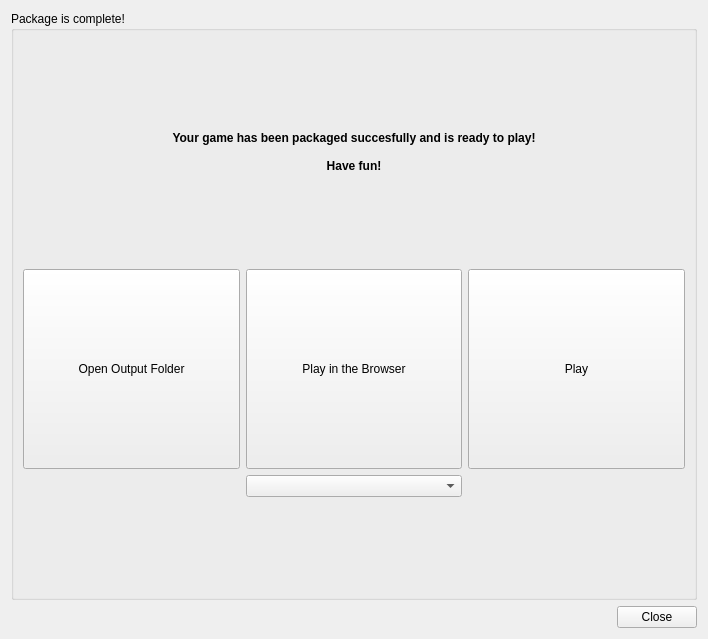
<?xml version="1.0" encoding="UTF-8"?>
<ui version="4.0">
 <class>DlgComplete</class>
 <widget class="QWidget" name="DlgComplete">
  <property name="geometry">
   <rect>
    <x>0</x>
    <y>0</y>
    <width>708</width>
    <height>639</height>
   </rect>
  </property>
  <property name="windowTitle">
   <string>Package is Complete!</string>
  </property>
  <layout class="QVBoxLayout" name="verticalLayout">
   <item>
    <widget class="QGroupBox" name="groupBox">
     <property name="title">
      <string>Package is complete! </string>
     </property>
     <layout class="QGridLayout" name="gridLayout">
      <item row="4" column="1">
       <widget class="QComboBox" name="cmbBrowser"/>
      </item>
      <item row="3" column="0">
       <widget class="QPushButton" name="btnOpenFolder">
        <property name="minimumSize">
         <size>
          <width>200</width>
          <height>200</height>
         </size>
        </property>
        <property name="text">
         <string>Open Output Folder</string>
        </property>
        <property name="iconSize">
         <size>
          <width>64</width>
          <height>64</height>
         </size>
        </property>
        <property name="flat">
         <bool>false</bool>
        </property>
       </widget>
      </item>
      <item row="1" column="0" colspan="3">
       <widget class="QLabel" name="label">
        <property name="text">
         <string>&lt;html&gt;&lt;head/&gt;&lt;body&gt;&lt;p align=&quot;center&quot;&gt;&lt;span style=&quot; font-weight:600;&quot;&gt;Your game has been packaged succesfully and is ready to play! &lt;br/&gt;&lt;br/&gt;Have fun!&lt;/span&gt;&lt;/p&gt;&lt;/body&gt;&lt;/html&gt;</string>
        </property>
        <property name="textFormat">
         <enum>Qt::RichText</enum>
        </property>
       </widget>
      </item>
      <item row="3" column="2">
       <widget class="QPushButton" name="btnPlayNative">
        <property name="minimumSize">
         <size>
          <width>200</width>
          <height>200</height>
         </size>
        </property>
        <property name="text">
         <string>Play</string>
        </property>
       </widget>
      </item>
      <item row="5" column="1">
       <spacer name="verticalSpacer">
        <property name="orientation">
         <enum>Qt::Vertical</enum>
        </property>
        <property name="sizeHint" stdset="0">
         <size>
          <width>20</width>
          <height>40</height>
         </size>
        </property>
       </spacer>
      </item>
      <item row="3" column="1">
       <widget class="QPushButton" name="btnPlayBrowser">
        <property name="minimumSize">
         <size>
          <width>200</width>
          <height>200</height>
         </size>
        </property>
        <property name="text">
         <string>Play in the Browser</string>
        </property>
        <property name="iconSize">
         <size>
          <width>64</width>
          <height>64</height>
         </size>
        </property>
       </widget>
      </item>
      <item row="2" column="1">
       <spacer name="verticalSpacer_2">
        <property name="orientation">
         <enum>Qt::Vertical</enum>
        </property>
        <property name="sizeHint" stdset="0">
         <size>
          <width>20</width>
          <height>40</height>
         </size>
        </property>
       </spacer>
      </item>
      <item row="0" column="1">
       <spacer name="verticalSpacer_3">
        <property name="orientation">
         <enum>Qt::Vertical</enum>
        </property>
        <property name="sizeHint" stdset="0">
         <size>
          <width>20</width>
          <height>40</height>
         </size>
        </property>
       </spacer>
      </item>
     </layout>
    </widget>
   </item>
   <item>
    <layout class="QHBoxLayout" name="horizontalLayout">
     <item>
      <spacer name="horizontalSpacer">
       <property name="orientation">
        <enum>Qt::Horizontal</enum>
       </property>
       <property name="sizeHint" stdset="0">
        <size>
         <width>40</width>
         <height>20</height>
        </size>
       </property>
      </spacer>
     </item>
     <item>
      <widget class="QPushButton" name="btnClose">
       <property name="text">
        <string>Close</string>
       </property>
      </widget>
     </item>
    </layout>
   </item>
  </layout>
 </widget>
 <tabstops>
  <tabstop>btnOpenFolder</tabstop>
  <tabstop>cmbBrowser</tabstop>
  <tabstop>btnPlayBrowser</tabstop>
  <tabstop>btnPlayNative</tabstop>
  <tabstop>btnClose</tabstop>
 </tabstops>
 <resources>
  <include location="../resource/resource.qrc"/>
 </resources>
 <connections/>
</ui>
